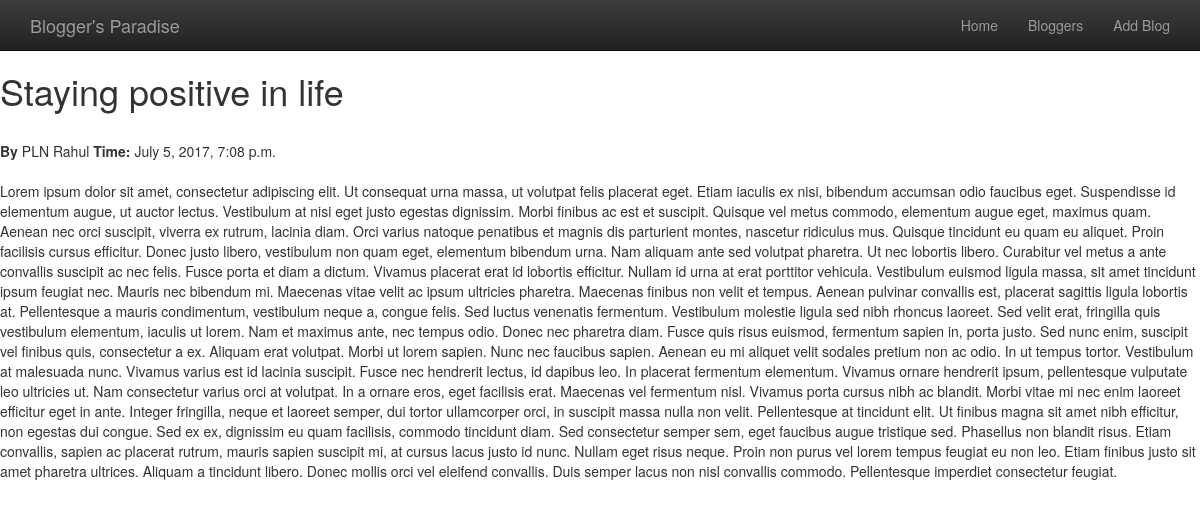
The page /topic/1/1/ on the database its author committed.
### topic/models.py (models this page shows, shortened)
class Blogs(models.Model):
	author=models.ForeignKey(PersonDetails,on_delete=models.CASCADE)
	title=models.CharField(max_length=500)
	time=models.DateTimeField(default=datetime.now,blank=True)
	content=models.CharField(max_length=20000)

class PersonDetails(models.Model):
	name=models.CharField(max_length=250)
	profession=models.CharField(max_length=500)
	age=models.IntegerField()

### topic/views.py (the view)
# urls.py: url(r'^(?P<user_id>[0-9]+)/(?P<blog_id>[0-9]+)/$',views.content,name='content'),
def content(request,user_id,blog_id):
	blog=Blogs.objects.get(pk=blog_id)
	template=loader.get_template('topic/content.html')
	return HttpResponse(template.render({'blog':blog},request))

### topic/templates/topic/content.html (shortened to what this page needs)
{% extends 'topic/base.html' %}
{% block body %}
	<h1>{{ blog.title }}</h1><br>
	<b>By </b>{{ blog.author.name }} <b>Time: </b>{{ blog.time }}<br><br>
	{{ blog.content }}
{% endblock %}

### rows shown on the page
Blogs: title "Staying positive in life", author.name "PLN Rahul", time "July 5, 2017, 7:08 p.m.", content "Lorem ipsum dolor sit amet, consectetur adipiscing elit. Ut consequat urna massa, ut volutpat felis placerat eget. Etiam iaculis ex nisi, bibendum accumsan odio faucibus eget. Suspendisse id elementum augue, ut auctor lectus. Vestibulum at nisi eget justo egestas dignissim. Morbi finibus ac est et suscipit. Quisque vel metus commodo, elementum augue eget, maximus quam. Aenean nec orci suscipit, viverra ex rutrum, lacinia diam. Orci varius natoque penatibus et magnis dis parturient montes, nascetur ridiculus mus. Quisque tincidunt eu quam eu aliquet. Proin facilisis cursus efficitur. Donec justo libero, vestibulum non quam eget, elementum bibendum urna. Nam aliquam ante sed volutpat…"
